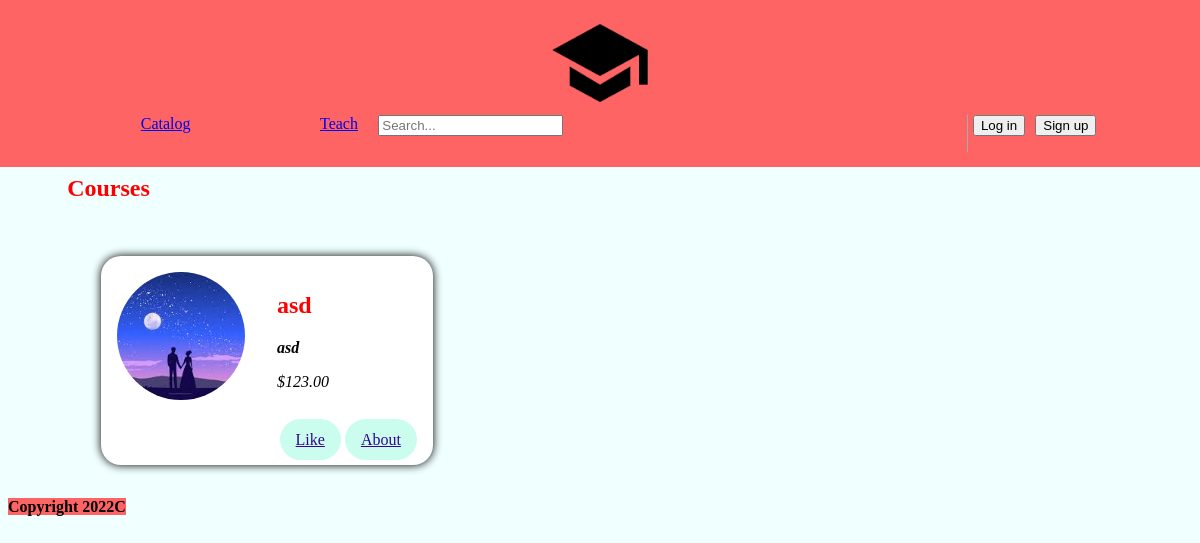
The app's page /, older data.
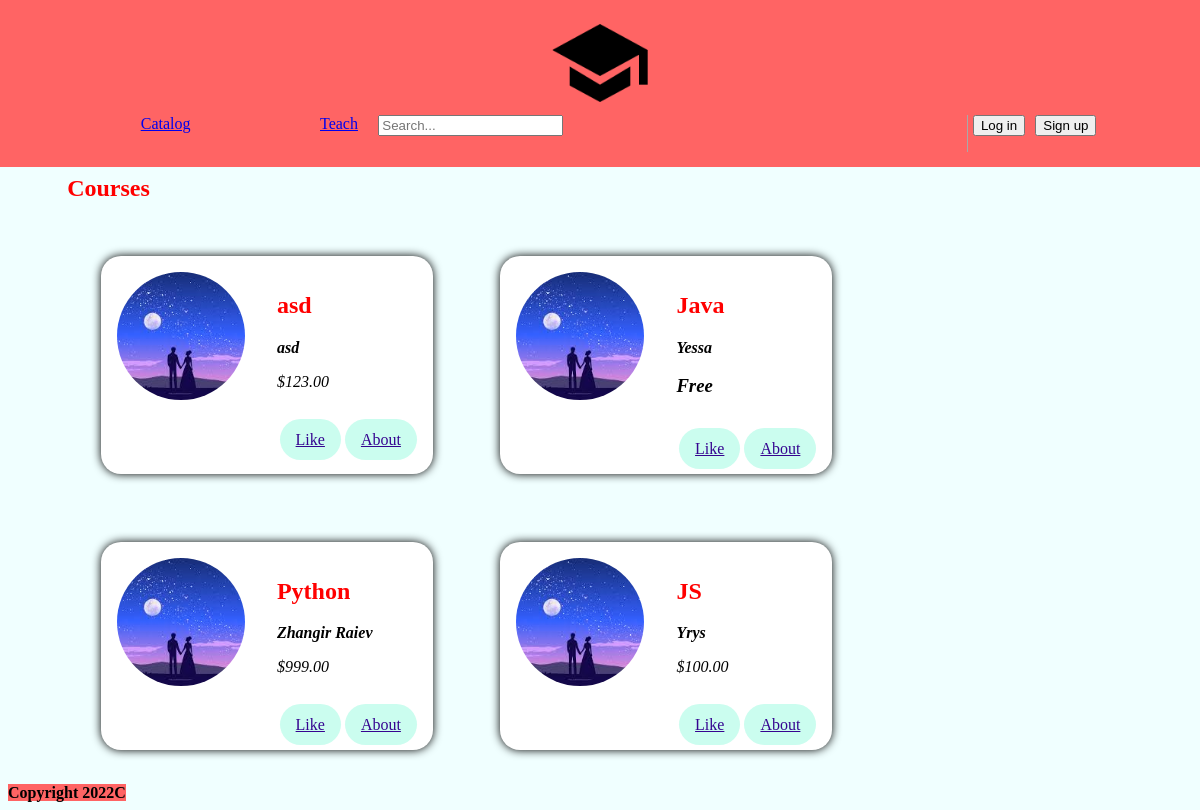
The same page, newer data.
### main/models.py (models this page shows, shortened)
class Course(models.Model):
    coursename = models.CharField(max_length=256, null=False)
    teacher = models.CharField(max_length=32, null=False)
    price = models.DecimalField(max_digits=8, decimal_places=2)
    added = models.ManyToManyField(User, default=None)
    liked = models.BooleanField(False)

### main/views.py (the view)
# urls.py: path('' , views.course , name = 'course'),
def course(request):
    courses = Course.objects.all()
    return render(request , 'main/Card.html',{
        'courses':courses,
    })

### main/templates/main/Card.html (shortened to what this page needs)
{% include 'main/header.html' %}
{% load static %}
{% block card %}
     <main>
        <section>
            <h2>Courses</h2>
            <ol>
                {% for course in courses %}
                    <li class="meetup-item">
                        <article>
                            <div class="meetup-summary">
                                <div class="meetup-image">
                                    <img src="{%static 'main/img.jpeg'%}" , alt="src">
                                </div>
                                <div class="meetup-details">
                                    <h2>{{ course.coursename }}</h2>
                                    <address>
                                        <strong>{{ course.teacher }}</strong>
                                            {% if  course.teacher  == 'Yerbol Baygaraev' %}
                                                <h1>PRICELESS</h1>
                                            {% elif  course.teacher  == 'Bissenbay Dauletbaev' %}
                                                <h1>PRICELESS</h1>
                                            {% elif course.price == 0 %}
                                                <h1>Free</h1>
                                            {% else %}
                                                <p>${{ course.price }}</p>
                                            {% endif %}
                                    </address>
                                </div>
                            </div>
                            <div class="meetup-actions">
                                {% if request.user in course.added.all %}
                                <a class="btn" href="{% url 'like' course.id %}">Dislike</a>
                                {% else %}
                                <a class="btn" href="{% url 'like' course.id %}" >Like</a>
                                {% endif %}
                                <a href="/{{course.pk}}" class="btn">
                                About
                                </a>
                            </div>
                        </article>
                    </li>
                {% endfor %}
            </ol>
        </section>
    </main>
{% endblock %}
{% include 'main/Footer.html' %}

### main/templates/main/header.html (shortened to what this page needs)
{% extends 'main/test.html' %} {% load static %} {% block header %}
<head>
</head>
<body>
    <nav class="nav" style="margin: -1%">
        <span>
        <a  href="/html/"><img class="logo" src=" {% static 'main/logo.png' %} "></a>
    <ol>
        <li><a href="/">Catalog</a></li>
        <li><a href="/teach/">Teach</a></li>
        <form action="{% url 'searching' %}" method="post">
        <li><input type="search" placeholder="Search..." name = 'name'></li>
        </form>
        {% if request.user.is_authenticated %}
            <li class="lgin"> <a id ='' href="/teach/account"><button>{{ request.user.username }}</button></a></li>
            <li class="reg"> <a href="{% url 'logout' %}"><button>logout</button> </a></li>
        {% else %}
            <li class="lgin"> <a href="/teach/login"><button>Log in</button></a></li>
            <li class="reg"> <a href="/teach/test"><button>Sign up</button> </a></li>
        {% endif %}
    </ol>
    </span>
    </nav>
</body>
{% endblock %}

### main/templates/main/test.html (shortened to what this page needs)
{% load static %}
<html lang="en">
<head>
    <link rel="stylesheet" type="text/css" href="{% static 'main/test.css' %}">
    <link rel="stylesheet" type="text/css" href="{% static 'main/header.css' %}">
</head>
<body>
    {% block header %}{% endblock %} {% block card %}{% endblock %}
</body>
</html>

### main/templates/main/Footer.html
{% block footer %}
    <footer>
    <strong style="background-color: #ff6464; width: 100%; height: 100px">Copyright 2022C</strong>
    </footer>
{% endblock %}

### main/static/main/test.css (style rules this page uses)
body { background-color: azure; }
section { max-width: 100%; margin-left: 5%; }
h2 { color: red; }
ol { list-style: none; margin: 0; padding: 0; display: flex; flex-wrap: wrap; }
.meetup-item { margin: 3%; background-color: white; box-shadow: 0 0 10px black; padding: 1em; color: black; border-radius: 20px; min-width: 300px; }
.meetup-summary { display: flex; align-items: flex-start; }
.meetup-image { margin-right: 2rem; }
.meetup-image img { width: 8rem; height: 8rem; object-fit: cover; border-radius: 50%; }
.meetup-details address { font-style: italic; }
.meetup-actions { margin-top: 1.5rem; text-align: right; }
.meetup-actions .btn { background-color: #cbfdef; border-color: #cb82fb; color: #350490; padding: 0.75rem 1rem; border-radius: 100px; }
li { list-style-type: none; }

### main/static/main/header.css (style rules this page uses)
.logo { width: 104px; }
.nav { padding: 15px; text-align: center; display: block; background-color: #ff6464; }
.reg { margin-left: 10px; }
a { margin-top: 10px; }
li { margin-top: 0; margin-left: 11%; }
.lgin { margin-left: 5px; }

Row changes from the older to the newer data that the page shows:
added Course: coursename "Java", teacher "Yessa", price "Free", shows "Like"
added Course: coursename "Python", teacher "Zhangir Raiev", price "999.00", shows "Like"
added Course: coursename "JS", teacher "Yrys", price "100.00", shows "Like"
